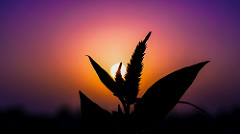
#> input picture Clustering/sunsets/16210674244_9cb0b4a62b_m.jpg, 240 x 134 px; the run also reads 2 pictures not shown here
$ python TestHierarchicalClustring.py
#> lines starting #> are read from the running program, lines starting #| are printed output that depends on the picture; long printed decimals are rounded
### Clustering/HierarchicalClustring.py
#!usr/bin/env python3
# coding=utf-8

__author__ = 'lgd'

from numpy import *

'''
层级聚类的算法实现
'''

# HierarchicalClustring算法的过程形似一颗树形结构,节点定义类
class cluster_node(object):
    def __init__(self, vec, left=None, right=None, distance=0.0, id=None, count=1):
        '''
        :param vec: 数据集的一行向量
        :param left: 左节点
        :param right: 右节点
        :param distance: 两点距离
        :param id: 用于取出生成树形结构的聚类的元素时判断元素是否取完
        '''
        self.vec = vec
        self.left = left
        self.right = right
        self.distance = distance
        self.id = id
        self.count = count


# 两种不同的距离算法
def L2dist(v1, v2):
    return sqrt(sum((v1 - v2) ** 2))


def L1dist(v1, v2):
    return sum(abs(v1 - v2))


def hcluster(features, distance=L2dist):
    distances = {}  #使用字典存储计算得到的距离值
    currentclustid = -1  # f当前的跟踪的类的id
    clust = [cluster_node(array(features[i]), id=i) for i in range(len(features))]  # 把每一行的数据作为一个实例类别，id依次递增
    while len(clust) > 1:  # 当类别个数大于1,直到只有一个类别是停止
        lowestpair = (0, 1) #每次要选的相似度最高的类别组
        closest = distance(clust[0].vec, clust[1].vec)  #初始化一个最近距离
        for i in range(len(clust)):
            for j in range(i + 1, len(clust)):
                if (clust[i].id, clust[j].id) not in distances:
                    distances[(clust[i].id, clust[j].id)] = distance(clust[i].vec, clust[j].vec)    #把两个类之间的距离存储到字典中
                d = distances[(clust[i].id, clust[j].id)]
                if d < closest: #判断是否是最短距离
                    closest = d
                    lowestpair = (i, j) #最近两类的下标
        mergevec = [(clust[lowestpair[0]].vec[i] + clust[lowestpair[1]].vec[i]) / 2.0 for i in range(len(clust[0].vec))]    #两类的平均距离求出的是新类别的数据
        newcluster = cluster_node(array(mergevec), left=clust[lowestpair[0]], right=clust[lowestpair[1]],
                                  distance=closest, id=currentclustid)  #用一个新的节点替代上面最近的两个节点（类别）进行下次迭代的类别
        currentclustid -= 1
        #删掉归为一类的两个类
        del clust[lowestpair[1]]
        del clust[lowestpair[0]]
        #将两个类归类后的替代类添加到类集合中
        clust.append(newcluster)
    return clust[0] #返回最后的只剩一个类时的结果（根节点）

#取出建立好的树形结构的任意高度（截取到需要的类的个数时的分类情况）
# [46 lines left out: functions extract_cluster, get_cluster_elements, printtclass, not called in this run]

#获取树的高度
def getheight(clust):
    if clust.left == None and clust.right == None:
        return 1
    return getheight(clust.left) + getheight(clust.right)

#获取树的深度
def getdepth(clust):
    if clust.left == None and clust.right == None:
        return 0
    return max(getdepth(clust.left), getdepth(clust.right)) + clust.distance

### Clustering/TestHierarchicalClustring.py
#!usr/bin/env python3
# coding=utf-8

__author__ = 'lgd'

'''
落日图片的层级聚类
'''
import os
import numpy as np
from PIL import Image
from PIL import ImageDraw
from Clustering.HierarchicalClustring import hcluster, getheight, getdepth


def drawdendrogram(clust, imlist, jpeg='sunset.jpg'):
    #定义高度和宽度
    h = getheight(clust) * 20
    w = 1200
    deepth = getdepth(clust)    #深度
    scaling = float(w - 150) / deepth
    img = Image.new('RGB', (w, h), (255, 255, 255))
    draw = ImageDraw.Draw(img)
    draw.line((0, h / 2, 10, h / 2), fill=(255, 0, 0))  #画根节点出来的竖直线
    drawnode(draw, clust, 10, int(h / 2), scaling, imlist, img)
    # img.save(jpeg)
    img.show()


def drawnode(draw, clust, x, y, scaling, imlist, img):
    if clust.id < 0:    #判断是否为终节点，不是就画线
        h1 = getheight(clust.left) * 20
        h2 = getheight(clust.right) * 20
        top = y - (h1 + h2) / 2
        bottom = y + (h1 + h2) / 2
        print('val:',y,h1,h2,top,bottom,clust.distance)
        ll = clust.distance * scaling
        print('ll:',ll)
        draw.line((x, top + h1 / 2, x, bottom - h2 / 2), fill=(255, 0, 0))
        draw.line((x, top + h1 / 2, x + ll, top + h1 / 2), fill=(255, 0, 0))
        draw.line((x, bottom - h2 / 2, x + ll, bottom - h2 / 2), fill=(255, 0, 0))
        drawnode(draw, clust.left, x + ll, top + h1 / 2, scaling, imlist, img)
        drawnode(draw, clust.right, x + ll, bottom - h2 / 2, scaling, imlist, img)
    else:
        nodeim = Image.open(imlist[clust.id])
        nodeim.thumbnail((20, 20))  #创建缩略图
        ns = nodeim.size
        print(x, y - ns[1] // 2)
        print(x + ns[0])
        img.paste(nodeim, (int(x), int(y - ns[1] // 2), int(x + ns[0]), int(y + ns[1] - ns[1] // 2)))


imlist = []
folderPath = 'sunsets'
for filename in os.listdir(folderPath):
    if os.path.splitext(filename)[1] == '.jpg':
        imlist.append(os.path.join(folderPath, filename))
n = len(imlist)
print(n)

features = np.zeros((n, 3))
#获取图片的RGB三个通道的值
for i in range(n):
    im = np.array(Image.open(imlist[i]))
#> im is the input picture: shape (134, 240, 3); mean R, G, B 100.9, 51.6, 62.4
    R = np.mean(im[:, :, 0].flatten())  #flatten()扁平化处理
#> R = 100.9
    G = np.mean(im[:, :, 1].flatten())
#> G = 51.6
    B = np.mean(im[:, :, 2].flatten())
#> B = 62.39
    features[i] = np.array([R, G, B])

tree = hcluster(features)
drawdendrogram(tree, imlist, jpeg='sunset.jpg')
#> in drawdendrogram, `img = Image.new('RGB', (w, h), (255, 255, 255))`: img: PIL image 1200x60 RGB; every value is 255
#> call 2 of drawnode, with x = 647.6, y = 10, scaling = 10.4
#| 647.575 5.0
#| 667.575
#> in drawnode (call 2), `img.paste(nodeim, (int(x), int(y - ns[1] // 2), int(x + ns[0]), int(y ..`:
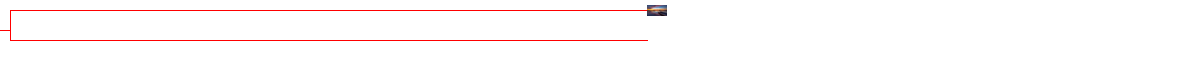
#> img: PIL image 1200x60 RGB; mean R, G, B 254.5, 249.8, 249.9
#| 1060.0 25.0
#| 1080.0
#| 1060.0 44.0
#| 1080.0
